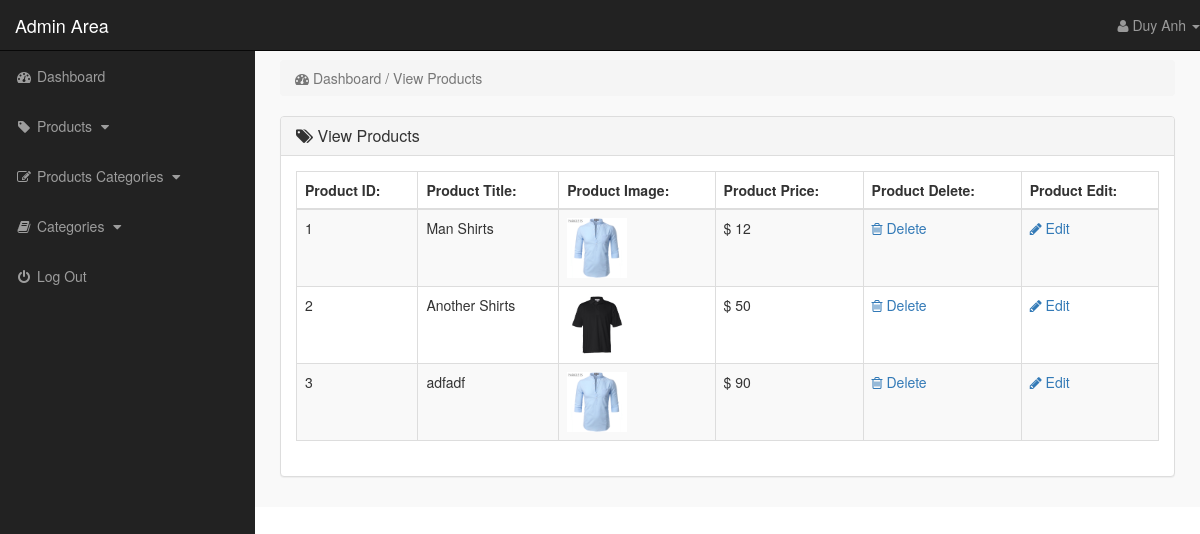
Page /admin_area/index.php?view_products (signed in) on the committed database.
### tables this page shows
CREATE TABLE `products` (
  `product_id` int(10) NOT NULL,
  `p_cat_id` int(10) NOT NULL,
  `cat_id` int(11) NOT NULL,
  `date` int(11) NOT NULL,
  `product_title` text NOT NULL,
  `product_img1` text NOT NULL,
  `product_img2` text NOT NULL,
  `product_img3` text NOT NULL,
  `product_price` int(10) NOT NULL,
  `product_keywords` int(100) NOT NULL,
  `product_desc` text NOT NULL
);

### admin_area/view_products.php (the view)
<?php
    if(!isset($_SESSION['admin_email'])){
        echo "<script>window.open('login.php','_self')</script>";
    }else{
?>
<div class="row">
    <div class="col-lg-12">
        <ol class="breadcrumb">
            <li class="active">
                <i class="fa fa-dashboard"></i> Dashboard / View Products
            </li>
        </ol>
    </div>
</div>
<div class="row">
    <div class="col-lg-12">
        <div class="panel panel-default">
            <div class="panel-heading">
               <h3 class="panel-title">
                   <i class="fa fa-tags"></i>  View Products
               </h3>
            </div>
            <div class="panel-body">
                <div class="table-responsive">
                    <table class="table table-striped table-bordered table-hover">
                        <thead>
                            <tr>
                                <th> Product ID: </th>
                                <th> Product Title: </th>
                                <th> Product Image: </th>
                                <th> Product Price: </th>
                                <th> Product Delete: </th>
                                <th> Product Edit: </th>
                            </tr>
                        </thead>
                        <tbody>
                            <?php
                                $i=0;
                                $get_pro = "select * from products";
                                $run_pro = mysqli_query($con,$get_pro);
                                while($row_pro=mysqli_fetch_array($run_pro)){
                                    $pro_id = $row_pro['product_id'];
                                    $pro_title = $row_pro['product_title'];
                                    $pro_img1 = $row_pro['product_img1'];
                                    $pro_price = $row_pro['product_price'];
                                    $i++;
                            ?>
                            <tr>
                                <td> <?php echo $i; ?> </td>
                                <td> <?php echo $pro_title; ?> </td>
                                <td> <img src="product_images/<?php echo $pro_img1; ?>" width="60" height="60"></td>
                                <td> $ <?php echo $pro_price; ?> </td>
                                <td>
                                     <a href="index.php?delete_product=<?php echo $pro_id; ?>">
                                        <i class="fa fa-trash-o"></i> Delete
                                     </a>
                                </td>
                                <td>
                                     <a href="index.php?edit_product=<?php echo $pro_id; ?>">
                                        <i class="fa fa-pencil"></i> Edit
                                     </a>
                                </td>
                            </tr>
                            <?php } ?>
                        </tbody>
                    </table>
                </div>
            </div>
        </div>
    </div>
</div>
<?php } ?>

### admin_area/includes/sidebar.php (shortened to what this page needs)
<?php
    if(!isset($_SESSION['admin_email'])){
        echo "<script>window.open('login.php','_self')</script>";
    }else{
?>
<nav class="navbar navbar-inverse navbar-fixed-top">
    <div class="navbar-header">
        <a href="index.php?dashboard" class="navbar-brand">Admin Area</a>
    </div>
    <ul class="nav navbar-right top-nav">
        <li class="dropdown">
            <a href="#" class="dropdown-toggle" data-toggle="dropdown">
                <i class="fa fa-user"></i> <?php echo $admin_name;  ?> <b class="caret"></b>
            </a>
        </li>
    </ul>
    <div class="collapse navbar-collapse navbar-ex1-collapse">
        <ul class="nav navbar-nav side-nav">
            <li>
                <a href="index.php?dashboard">
                        <i class="fa fa-fw fa-dashboard"></i> Dashboard
                </a>
            </li>
            <li>
                <a href="#" data-toggle="collapse" data-target="#products">
                        <i class="fa fa-fw fa-tag"></i> Products
                        <i class="fa fa-fw fa-caret-down"></i>
                </a>
            </li>
            <li>
                <a href="#" data-toggle="collapse" data-target="#p_cat">
                        <i class="fa fa-fw fa-edit"></i> Products Categories
                        <i class="fa fa-fw fa-caret-down"></i>
                </a>
            </li>
            <li>
                <a href="#" data-toggle="collapse" data-target="#cat">
                        <i class="fa fa-fw fa-book"></i> Categories
                        <i class="fa fa-fw fa-caret-down"></i>
                </a>
            </li>
            <li>
                <a href="logout.php">
                    <i class="fa fa-fw fa-power-off"></i> Log Out
                </a>
            </li>
        </ul>
    </div>
</nav>
<?php } ?>

### admin_area/css/style.css (style rules this page uses)
body { margin-top: 100px; }
@media (min-width: 768px) { body { margin-top: 50px; } }
.top-nav { 0 15px; }
.top-nav>li { float: left; display: inline-block; }
.top-nav>li>a { color: #999999; line-height: 20px; padding-top: 15px; padding-bottom: 15px; }
@media (min-width: 768px) { .side-nav { position: fixed; top: 51px; bottom: 0; width: 255px; overflow-y: auto; overflow-x: hidden; background-color: #222222; padding-bottom: 40px; border-radius: 0; } }
@media (min-width: 768px) { .side-nav>li>a { width: 255px; } }
.panel-body { border-radius: 5px; }

### rows in the picture
products: product_title "Man Shirts", product_img1 (picture), product_price "12"
products: product_title "Another Shirts", product_img1 (picture), product_price "50"
products: product_title "adfadf", product_img1 (picture), product_price "90"

### other values in the picture
$admin_name "Duy Anh"
